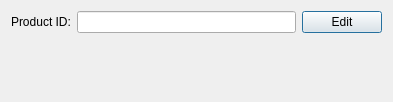
<?xml version="1.0" encoding="UTF-8"?>
<ui version="4.0">
 <class>DialogProductTest</class>
 <widget class="QDialog" name="DialogProductTest">
  <property name="geometry">
   <rect>
    <x>0</x>
    <y>0</y>
    <width>393</width>
    <height>102</height>
   </rect>
  </property>
  <property name="windowTitle">
   <string>Test Product</string>
  </property>
  <layout class="QVBoxLayout" name="verticalLayout">
   <item>
    <layout class="QHBoxLayout" name="horizontalLayout">
     <item>
      <widget class="QLabel" name="label">
       <property name="text">
        <string>Product ID:</string>
       </property>
      </widget>
     </item>
     <item>
      <widget class="QLineEdit" name="lineEdit"/>
     </item>
     <item>
      <widget class="QPushButton" name="pushButton">
       <property name="text">
        <string>Edit</string>
       </property>
      </widget>
     </item>
    </layout>
   </item>
   <item>
    <spacer name="verticalSpacer">
     <property name="orientation">
      <enum>Qt::Vertical</enum>
     </property>
     <property name="sizeHint" stdset="0">
      <size>
       <width>20</width>
       <height>50</height>
      </size>
     </property>
    </spacer>
   </item>
  </layout>
 </widget>
 <layoutdefault spacing="6" margin="11"/>
 <resources/>
 <connections/>
</ui>
